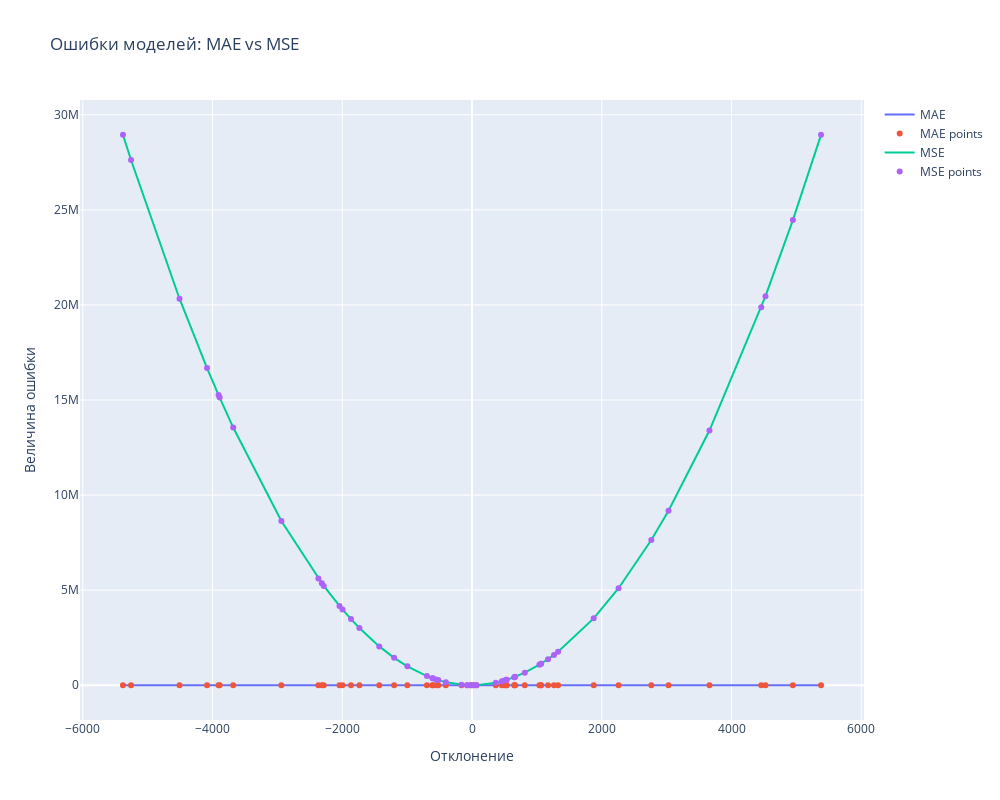

The notebook cell saved with this chart:
### Markdown cell above
Как и в случае $MSE$, правая часть больше левой. Мы уже выяснили, что это происходит из-за несимметричного таргета - есть небольшое количество дорогих авто на которых модель очень сильно ошибается. Для симметричности ошибки необходимо зафиксировать диапазон отклонений, например от $[-5.5k, 5.5k]$ и затем сравним $MAE$ с $MSE$

### Code cell
fig = go.Figure()

metrics_results_cut['error_abs'] = metrics_results['error'].abs()

# MAE
fig.add_trace(go.Scatter(
    x=metrics_results_cut["error"],
    y=metrics_results_cut["error_abs"],
    mode="lines",
    name="MAE"
))

fig.add_trace(go.Scatter(
    x=metrics_results_cut["error"],
    y=metrics_results_cut["error_abs"],
    mode="markers",
    name="MAE points"
))

# MSE
fig.add_trace(go.Scatter(
    x=metrics_results_cut["error"],
    y=metrics_results_cut["error_squared"],
    mode="lines",
    name="MSE"
))

fig.add_trace(go.Scatter(
    x=metrics_results_cut["error"],
    y=metrics_results_cut["error_squared"],
    mode="markers",
    name="MSE points"
))

fig.update_layout(
    height=800, width=1000,
    title_text="Ошибки моделей: MAE vs MSE",
    xaxis_title="Отклонение",
    yaxis_title="Величина ошибки",
    showlegend=True
)

fig.show()
